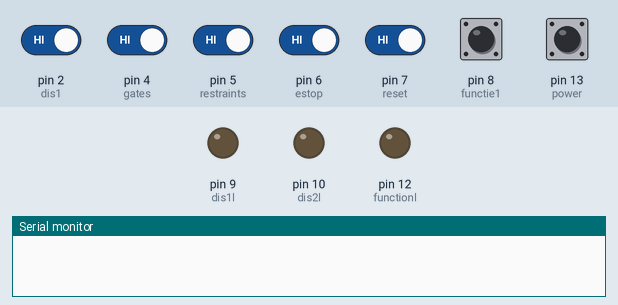
This sketch was run on a simulated Arduino Leonardo, built with avr-gcc and run on an emulated ATmega32U4. Parts: output pins drawn as LEDs (lit = HIGH), the last lines printed to the serial monitor. The inputs (shaded band) are chosen by the test bench; at power-on: pin 2 (dis1), pin 4 (gates), pin 5 (restraints), pin 6 (estop), pin 7 (reset), pin 8 (functie1), pin 13 (power) HIGH. USB keyboard and mouse output is not drawn; pins used as bus, display or sensor lines are not drawn.

Above: at 1.2 s.
1.3 s: pin 13 (power) pulled LOW for 0.15 s
At 2.0 s:
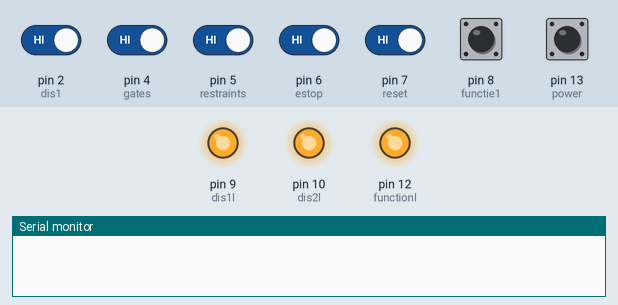
At 3.3 s:
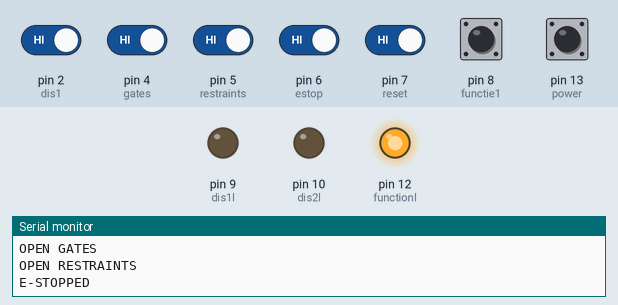
4.4 s: pin 2 (dis1) driven LOW and pin 4 (gates) driven LOW and pin 5 (restraints) driven LOW and pin 6 (estop) driven LOW and pin 7 (reset) driven LOW
At 11.7 s:
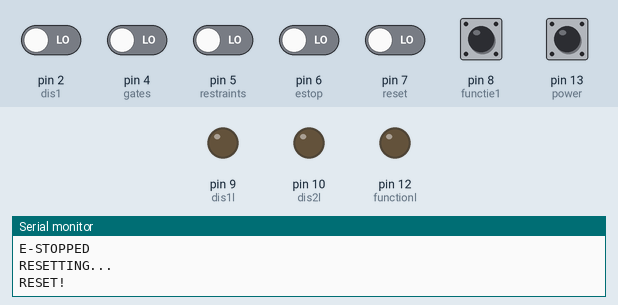
Timing chart, 0 to 11.9 s (numbered marks = the images above; inputs shaded):
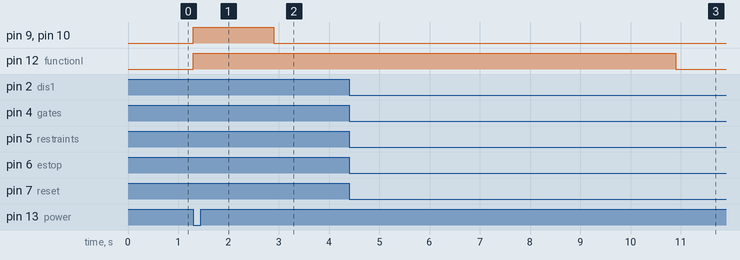

The sketch:

control_panel.ino
```cpp
#include <Keyboard.h>

// Knopjes
const int power = 13;
const int dis1 = 2;
const int dis2 = 3;
const int gates = 4;
const int restraints = 5;
const int estop = 6;
const int reset = 7;
const int functie1 = 8;

// Lampjes
const int dis1l = 9;
const int dis2l = 10;
const int resetl = 11;
const int functionl = 12;

// Opties
bool gatesOpen = false; // Poortjes zijn dicht
bool resOpen = false; // Beugels zijn dicht
bool estopped = false; // Zou t raar vinden als ie ge estopped begint?
bool canDispatch = true; // Zie onderstaand
bool trainParked = true; // Je begint altijd met trein in dispatch modus
bool lightTest = false; // Bij true zou de lamptest al gedaan zijn
bool enableStationCTRL = true; // NOOIT OP FALSE ZETTEN
bool systemError = false; // Als je deze aan zou zetten zou je moeten beginnen met een reset
bool keyboardState = false;
bool preLoad = true; // In principe zou je vanaf het begin meteen moeten kunnen preloaden
bool blockClear = true; // Kan je vrijgeven?
bool dispressed = false;

// Dispatch
const long DispatchDelay = 50000; // 10 seconden voor de trein weer vrijgegeven kan worden
unsigned long DispatchStartTime = 0;

const long ADVDelay = 10000;
unsigned long ADVStartTime = 0;

// PreLoad
const long PreLoadDelay = 10000; // 10 seconden tussen enter functies
unsigned long PreLoadStartTime = 0;

// Dispatch Press
const long DispatchPress = 5000; // 5 seconden
unsigned long DispatchPressStartTime = 0;

// Ledjes
unsigned long currentMillis;
unsigned long previousBlinkMillis = 0;
const long blinkInterval = 500; // led interval, 25ms is fury, 500 is normaal
int ledState = LOW; // Led begint altijd uit

void setup() {
  // Pins knopjes
  pinMode(power, INPUT_PULLUP);
  pinMode(dis1, INPUT_PULLUP);
  pinMode(dis2, INPUT_PULLUP);
  pinMode(gates, INPUT_PULLUP);
  pinMode(restraints, INPUT_PULLUP);
  pinMode(estop, INPUT_PULLUP);
  pinMode(reset, INPUT_PULLUP);
  pinMode(functie1, INPUT_PULLUP);

  // Pins lampjes
  pinMode(dis1l, OUTPUT);
  pinMode(dis2l, OUTPUT);
  pinMode(resetl, OUTPUT);
  pinMode(functionl, OUTPUT);
}

// E-stop reset
void emergencyReset() {
  estopped = false;
  digitalWrite(resetl, LOW);
  Serial.write("RESETTING...\n");
  Keyboard.press(0x72);
  delay(6000);
  Serial.write("RESET!\n");
  Keyboard.releaseAll();
  delay(200);
}

// Reset fault doet nog niks
void faultReset() {
  systemError = false;
  digitalWrite(resetl, LOW);
  Serial.write("RESET!\n");
  delay(200);
}

// E-stop
void emergency() {
  Keyboard.press(0x73);
  delay(200);
  Keyboard.releaseAll();

  estopped = true;
  digitalWrite(resetl, HIGH);
  digitalWrite(dis1l, LOW);
  digitalWrite(dis2l, LOW);
  Serial.write("E-STOPPED\n");

  while (estopped == true) {
    if (digitalRead(reset) == LOW && digitalRead(estop) == LOW) {
      emergencyReset();
    }
    delay(300);
  }
}

// Vrijgave
void dispatch() {
  Keyboard.press(' ');
  Serial.write("DISPATCHED");
  delay(5000);
  Keyboard.releaseAll();
  // DispatchPressStartTime = currentMillis;
  trainParked = false;
  blockClear = false;
  DispatchStartTime = currentMillis;
  ADVStartTime = currentMillis;
}

// Functie/ advance
void functie() {
  Keyboard.press(KEY_RETURN);
  Serial.write("ADVANCED");
  delay(200);
  Keyboard.releaseAll();
  preLoad = false;
  PreLoadStartTime = currentMillis;
}

// Poortjes
void openGates() {
  if (enableStationCTRL) {
    Serial.write("OPEN GATES\n");
    Keyboard.press(KEY_RIGHT_ARROW);
    gatesOpen = true;
    delay(200);
    Keyboard.releaseAll();
  } else {
    systemError = true;
  }
}

void closeGates() {
  if (enableStationCTRL) {
    Serial.write("CLOSE GATES\n");
    Keyboard.press(KEY_LEFT_ARROW);
    gatesOpen = false;
    delay(200);
    Keyboard.releaseAll();
  } else {
    systemError = true;
  }
}

// Beugels
void openRestraints() {
  if (enableStationCTRL) {
    Serial.write("OPEN RESTRAINTS\n");
    Keyboard.press(KEY_UP_ARROW);
    resOpen = true;
    delay(200);
    Keyboard.releaseAll();
  } else {
    systemError = true;
  }
}

void closeRestraints() {
  if (enableStationCTRL) {
    Serial.write("CLOSE RESTRAINTS\n");
    Keyboard.press(KEY_DOWN_ARROW);
    resOpen = false;
    delay(200);
    Keyboard.releaseAll();
  } else {
    systemError = true;
  }
}

// Controleer de statussen van de knoppen, en zet timers na vrijgaves en functiekeys
void updateStates() {
  // Dispatch
  if ((currentMillis - DispatchStartTime >= DispatchDelay) || DispatchStartTime == 0) {
    blockClear = true;
  }

  // Advance
  if ((currentMillis - ADVStartTime >= ADVDelay) || ADVStartTime == 0) {
    trainParked = true;
  }

  // PreLoad
  if ((currentMillis - PreLoadStartTime >= PreLoadDelay) || PreLoadStartTime == 0) {
    preLoad = true;
  }

  // PreLoad
  if ((currentMillis - DispatchPressStartTime >= DispatchPress) || DispatchPressStartTime == 0) {
    dispressed = false;
  } else {
    dispressed = true;
  }

  if (dispressed) {
    Keyboard.press(' ');
    Serial.write("DISPATCHED");
    Keyboard.releaseAll();
  }

  // Controleer of er gedispatcht kan worden
  if (!resOpen && !estopped && !gatesOpen && trainParked && !systemError && blockClear) {
    canDispatch = true;
  } else {
    canDispatch = false;
  }

  // Controleer of er beugels en poortjes open kunnen
  if (trainParked) {
    enableStationCTRL = true;
  } else {
    enableStationCTRL = false;
  }
}

// Update LED
void updateLights() {
  if (currentMillis - previousBlinkMillis >= blinkInterval) {
    previousBlinkMillis = currentMillis;
    if (ledState == LOW) {
      ledState = HIGH;
    } else {
      ledState = LOW;
    }
  }
  // Knipperende LED functie
  if (preLoad && !estopped) {
    digitalWrite(functionl, ledState);
  } else {
    digitalWrite(functionl, LOW);
  }
  // Knipperende LED dispatch
  if (canDispatch) {
    digitalWrite(dis1l, ledState);
    digitalWrite(dis2l, ledState);
  } else {
    digitalWrite(dis1l, LOW);
    digitalWrite(dis2l, LOW);
  }
  // Knipperende LED reset -- Enkelt bij fault, estop gaat vanzelf en brandt CONSTANT
  if (systemError) {
    digitalWrite(resetl, ledState);
  } else {
    digitalWrite(resetl, LOW);
  }
}

void loop() {
  currentMillis = millis();
  // Power
  if (digitalRead(power) == LOW) {
    // Lamptest
    if (!lightTest) {
      digitalWrite(dis1l, HIGH);
      digitalWrite(dis2l, HIGH);
      digitalWrite(resetl, HIGH);
      digitalWrite(functionl, HIGH);
      delay(1000);
      digitalWrite(dis1l, LOW);
      digitalWrite(dis2l, LOW);
      digitalWrite(resetl, LOW);
      digitalWrite(functionl, LOW);
      lightTest = true;
    }
    updateLights();
    updateStates();
    // Zet keyboard aan
    if (!keyboardState) {
      Serial.begin(9600);
      Keyboard.begin();
      keyboardState = true;
    }
    // Dispatch
    if (digitalRead(dis1) == LOW && digitalRead(dis2) == LOW) {
      if (canDispatch) {
        dispatch();
        delay(1000);
      } else {
        systemError = true;
      }
    }

  // Functie
  if (digitalRead(functie1) == LOW) {
    if (!estopped) {
      functie();
    }
  }

  // Poortjes
  if (digitalRead(gates) == HIGH) {
    if (gatesOpen == false) {
      openGates();
    }
  }

  if (digitalRead(gates) == LOW) {
    if (gatesOpen == true && trainParked) {
      closeGates();
    }
  }

  // Beugels
  if (digitalRead(restraints) == HIGH) {
    if (resOpen == false) {
      openRestraints();
    }
  }

  if (digitalRead(restraints) == LOW) {
    if (resOpen == true && trainParked) {
      closeRestraints();
    }
  }

  // E-stop
  if (digitalRead(estop) == HIGH && estopped == false) {
    emergency();
  }

  // Reset
  if (digitalRead(reset) == LOW && systemError == true) {
    faultReset();
  }

  } else {
    // Zet alles uit
    if (keyboardState) {
      Keyboard.end();
      keyboardState = false;
      Serial.end();
    }
    digitalWrite(dis1l, LOW);
    digitalWrite(dis2l, LOW);
    digitalWrite(resetl, LOW);
    digitalWrite(functionl, LOW);
    lightTest = false;
  }
}
```

Measured:
- after the input at 1.3 s, pin 9 (dis1l), pin 10 (dis2l): LOW → HIGH at once, → LOW 1.6 s later; pin 12 (functionl): LOW → HIGH at once
- after the input at 4.4 s, pin 12 (functionl): HIGH → LOW after 6.5 s
